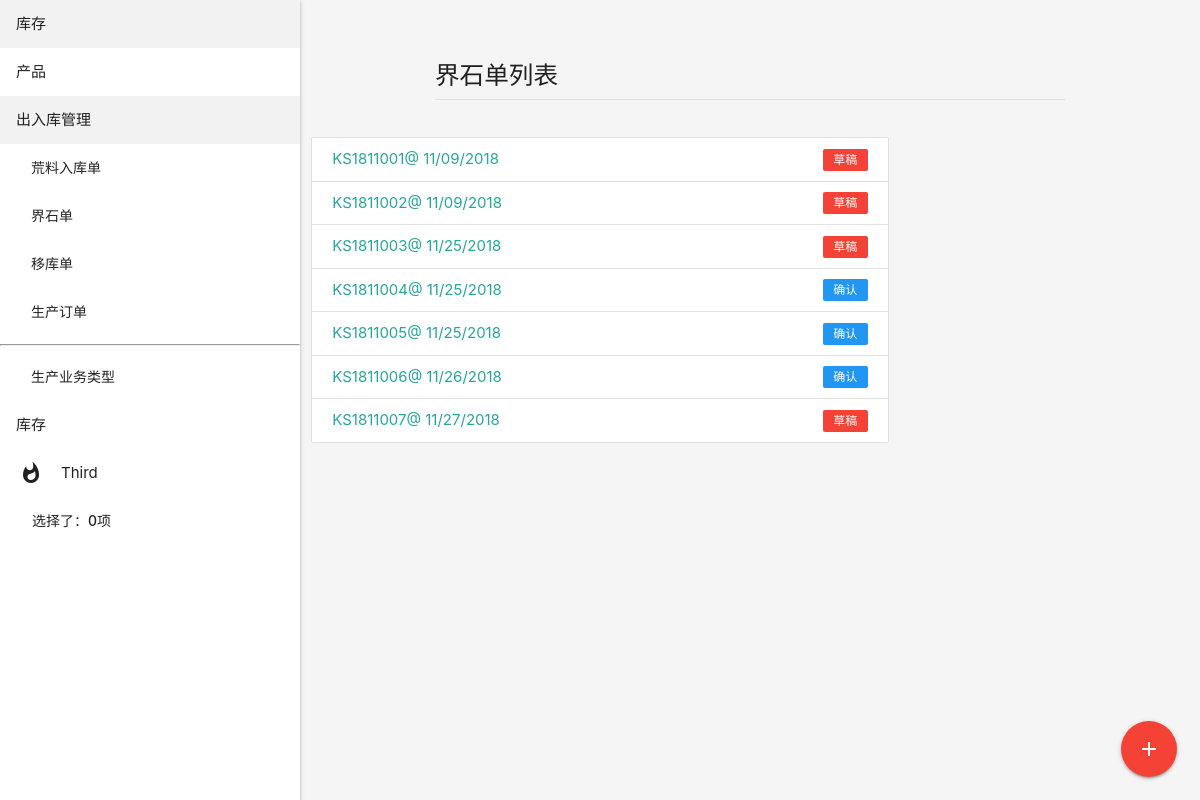
The page /mrp/kes_order/ on the database its author committed.
### mrp/models/kes.py (models this page shows, shortened)
class KesOrder(MrpOrderAbstract):
    order = OrderField(order_str='KS', blank=True, verbose_name='单号', default='New', max_length=20)
    class Meta:
        verbose_name = '生产加工单'
    def get_absolute_url(self):
        return reverse('kes_order_detail', args=[self.id])

### mrp/views.py (the view)
# urls.py: path('kes_order/', views.KesOrderListView.as_view(), name='kes_order_list'),
class KesOrderListView(ListView):
    model = KesOrder

### cart/cart.py (called while the page is built)
    def __len__(self):
        return len(self.cart)

### cart/context_processors.py (called while the page is built)
def cart(request):
    return {'cart': Cart(request)}

### mrp/models/base.py (called while the page is built)
    def __str__(self):
        return self.order

### mrp/templates/mrp/kesorder_list.html
{% extends 'mrp/list.html' %}
{% block add_url %}
   {% url 'kes_order_create' %}
{% endblock %}
{% block headline %}
    界石单列表
{% endblock %}

### mrp/templates/mrp/list.html
{% extends 'list.html' %}
{% block content %}
    <div class="collection">
        {% for object in object_list %}
            <a href="{{ object.get_absolute_url }}" class="collection-item">
                <span class="new badge {% if object.state == 'draft' %}red{% elif object.state == 'cancel' %}default{% else %}blue{% endif %}"
                    data-badge-caption="{{ object.get_state_display }}"></span>{{ object }}<span>@
                {{ object.created|date:"SHORT_DATE_FORMAT" }}</span>
            </a>
        {% endfor %}
    </div>
    <div class="fixed-action-btn">
        <a href="{% block add_url %}{% endblock %}" class="btn-floating btn-large red">
            <i class="large material-icons">add</i>
        </a>
    </div>
{% endblock %}

### rows shown on the page
KesOrder: order "KS1811001", created "11/09/2018"
KesOrder: order "KS1811002", created "11/09/2018"
KesOrder: order "KS1811003", created "11/25/2018"
KesOrder: order "KS1811004", created "11/25/2018"
KesOrder: order "KS1811005", created "11/25/2018"
KesOrder: order "KS1811006", created "11/26/2018"
KesOrder: order "KS1811007", created "11/27/2018"

### other values the page prints
{{ cart|length }} "0"
